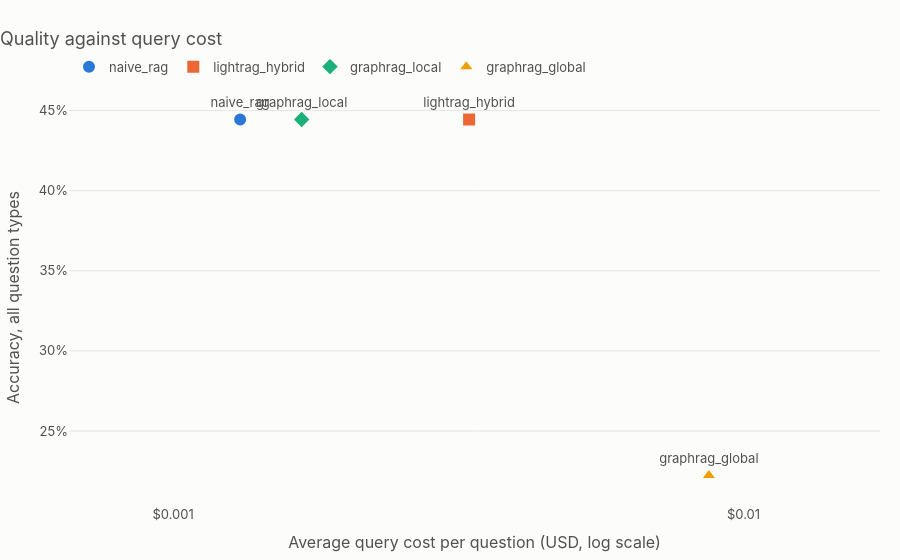

Notebook code cell kept with this figure:
### Markdown cell above
## 5.4 What does the quality cost?

### Code cell
plot_cost_versus_accuracy(results_table).show()

### Figure 1 — Plotly figure (JSON) as saved in the notebook; plotly's stock layout.template omitted (floating-point values rounded to 4 significant figures)
{"data": [{"hovertemplate": "naive_rag<br>cost per question: $%{x:.5f}<br>accuracy: %{y:.1%}<extra></extra>", "marker": {"color": "#2a78d6", "line": {"color": "#fcfcfb", "width": 2}, "size": 14, "symbol": "circle"}, "mode": "markers+text", "name": "naive_rag", "text": ["naive_rag"], "textfont": {"color": "#52514e"}, "textposition": "top center", "type": "scatter", "x": [0.001311], "y": [0.4444]}, {"hovertemplate": "lightrag_hybrid<br>cost per question: $%{x:.5f}<br>accuracy: %{y:.1%}<extra></extra>", "marker": {"color": "#eb6834", "line": {"color": "#fcfcfb", "width": 2}, "size": 14, "symbol": "square"}, "mode": "markers+text", "name": "lightrag_hybrid", "text": ["lightrag_hybrid"], "textfont": {"color": "#52514e"}, "textposition": "top center", "type": "scatter", "x": [0.003303], "y": [0.4444]}, {"hovertemplate": "graphrag_local<br>cost per question: $%{x:.5f}<br>accuracy: %{y:.1%}<extra></extra>", "marker": {"color": "#1baf7a", "line": {"color": "#fcfcfb", "width": 2}, "size": 14, "symbol": "diamond"}, "mode": "markers+text", "name": "graphrag_local", "text": ["graphrag_local"], "textfont": {"color": "#52514e"}, "textposition": "top center", "type": "scatter", "x": [0.00168], "y": [0.4444]}, {"hovertemplate": "graphrag_global<br>cost per question: $%{x:.5f}<br>accuracy: %{y:.1%}<extra></extra>", "marker": {"color": "#eda100", "line": {"color": "#fcfcfb", "width": 2}, "size": 14, "symbol": "triangle-up"}, "mode": "markers+text", "name": "graphrag_global", "text": ["graphrag_global"], "textfont": {"color": "#52514e"}, "textposition": "top center", "type": "scatter", "x": [0.008695], "y": [0.2222]}], "layout": {"font": {"color": "#52514e", "family": "Inter, Helvetica, Arial, sans-serif", "size": 13}, "hoverlabel": {"bgcolor": "white"}, "legend": {"orientation": "h", "x": 0, "y": 1.02, "yanchor": "bottom"}, "margin": {"b": 50, "l": 60, "r": 20, "t": 90}, "paper_bgcolor": "#fcfcfb", "plot_bgcolor": "#fcfcfb", "title": {"text": "Quality against query cost", "x": 0, "xanchor": "left"}, "xaxis": {"dtick": 1, "gridcolor": "#e6e5e0", "range": [-3.183, -1.761], "showgrid": false, "tickprefix": "$", "title": {"text": "Average query cost per question (USD, log scale)"}, "type": "log"}, "yaxis": {"gridcolor": "#e6e5e0", "tickformat": ".0%", "title": {"text": "Accuracy, all question types"}, "zeroline": false}}}
